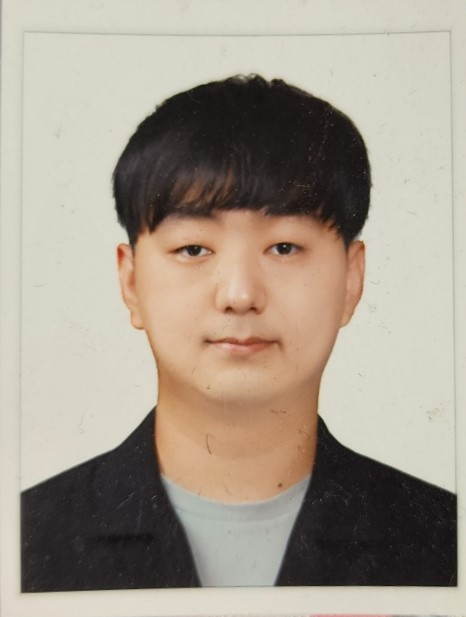
//> input picture C++/openCV/Resources/test.png, 466 x 617 px
$ ./openCV   (built with g++ and OpenCV 4)
//> lines starting //> are read from the running program, lines starting //| are printed output that depends on the picture; after the words box and inside, x2 and y2 are one past the last pixel; in counts of white or black regions, pixels touching at a corner belong together
// openCV.cpp : 이 파일에는 'main' 함수가 포함됩니다. 거기서 프로그램 실행이 시작되고 종료됩니다.
//

#include <iostream>
#include <opencv2/imgcodecs.hpp>
#include <opencv2/highgui.hpp>
#include <opencv2/imgproc.hpp>

using namespace std;
using namespace cv;

int main()
{
    cout << "Hello CV2" << CV_VERSION << endl;
    string path = "Resources/test.png";
    Mat img = imread(path);
//> img is the input picture: 617 rows x 466 cols, CV_8UC3; mean B, G, R 141.7, 155, 165.8

    // 이미지 불러오기 실패 처리
    if (img.empty())
    {
        cerr << "img read failed" << endl;
        return -1;
    }

    // (입력데이터, 출력데이터, 사이즈기반 크기조정, X비율, Y비율) 원본사이즈 2060 X 2060;;;;
    resize(img, img, Size(), 0.1, 0.1);
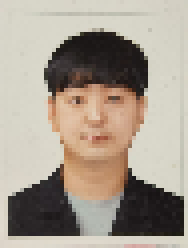
//> img: 62 rows x 47 cols, CV_8UC3 (shown 4 times larger); mean B, G, R 142.2, 155.4, 166.1

    // 이미지 크기 row, col
    int imsize[] = { img.rows, img.cols };
//> imsize = [62, 47]
    cout << "행 크기 : " << imsize[0] << "\t" << "열 크기 : " << imsize[1] << endl;
//| 행 크기 : 62	열 크기 : 47

    // 원본 크기가 너무 크기 때문에 출력문도 너무 많다. 그러니까 보기 쉽게 전체를 10등분 해서 보여준다.
    // 격자의 간격 206px
    int gridSize = imsize[0] / 10;
//> gridSize = 6

    // 수평선 그리기
    for (int i = 0; i <= imsize[0]; i += gridSize)
    {
        line(img, Point(0, i), Point(imsize[1], i), Scalar(0, 0, 0), 1); // 검은선, 두께 1
    }
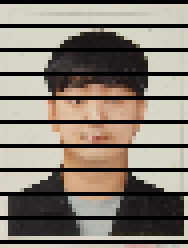
//> img: 62 rows x 47 cols, CV_8UC3 (shown 4 times larger); 17.74% of pixels changed, all inside (x1, y1, x2, y2) = (0, 0, 47, 61)

    // 수직선 그리기
    for (int j = 0; j <= imsize[1]; j += gridSize)
    {
        line(img, Point(j, 0), Point(j, imsize[0]), Scalar(0, 0, 0), 1); // 검은 선, 두께 1
    }
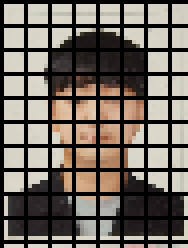
//> img: 62 rows x 47 cols, CV_8UC3 (shown 4 times larger); 14% of pixels changed, all inside (x1, y1, x2, y2) = (0, 1, 43, 62)

    for (int i = gridSize / 2; i < imsize[0]; i += gridSize)
    {
        for (int j = gridSize / 2; j < imsize[1]; j += gridSize)
        {
            // 이미지가 컬러일 경우 BGR 픽셀 값을 추출
            Vec3b pixel = img.at<Vec3b>(i, j);

            // 텍스트로 표시할 내용 "(B, G, R)" 형식으로 변환
            // 흰색 공간은 \t로 무시하기
            if ((int)pixel[0] == 255 && (int)pixel[1] == 255 && (int)pixel[2] == 255)
            {
                cout << "\t";
            }
            else
            {
                string pixelText = to_string((int)pixel[0]) + ","
                    + to_string((int)pixel[1]) + ","
                    + to_string((int)pixel[2]);
                cout << pixelText << "\t";
            }
        }
        cout << endl;
    }
    cv::imshow("img", img);

    namedWindow("namedImg", WINDOW_NORMAL);

    imshow("namedImg", img);

    waitKey(0);
    vector<int> params;
    params.push_back(IMWRITE_JPEG_QUALITY);
    params.push_back(95);
    imwrite("sample.jpeg", img, params);
}

// 프로그램 실행: <Ctrl+F5> 또는 [디버그] > [디버깅하지 않고 시작] 메뉴
// 프로그램 디버그: <F5> 키 또는 [디버그] > [디버깅 시작] 메뉴

// 시작을 위한 팁:
//   1. [솔루션 탐색기] 창을 사용하여 파일을 추가/관리합니다.
//   2. [팀 탐색기] 창을 사용하여 소스 제어에 연결합니다.
//   3. [출력] 창을 사용하여 빌드 출력 및 기타 메시지를 확인합니다.
//   4. [오류 목록] 창을 사용하여 오류를 봅니다.
//   5. [프로젝트] > [새 항목 추가]로 이동하여 새 코드 파일을 만들거나, [프로젝트] > [기존 항목 추가]로 이동하여 기존 코드 파일을 프로젝트에 추가합니다.
//   6. 나중에 이 프로젝트를 다시 열려면 [파일] > [열기] > [프로젝트]로 이동하고 .sln 파일을 선택합니다.
